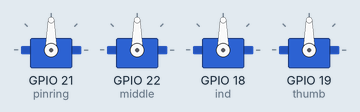
Simulated run of this sketch. Board: ESP32. Shown: 4 × servo. WiFi joins after 1.5 s; servers stay silent unless stated; what the sketch prints to the serial monitor is not drawn.

Above: at 1.6 s.
At 2.2 s:
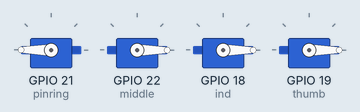
Timing chart, 0 to 3.7 s (numbered marks = the images above):
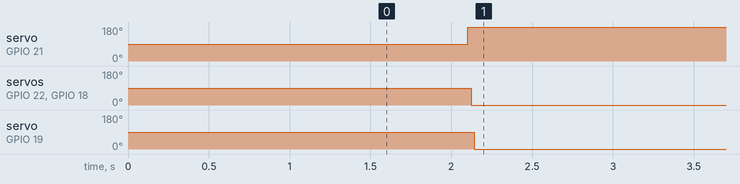

The sketch:

Proteza.ino
```cpp
// (licence header left out)
#include <WiFi.h>
#include <HTTPClient.h>

const char* ssid = "ESP32-Access-Point";
const char* password = "put-your-pswd-here";

//Your IP address or domain name with URL path
const char* serverNameemg1 = "http://192.168.4.1/emg1";
const char* serverNameemg2 = "http://192.168.4.1/emg2";
const char* serverNameemg3 = "http://192.168.4.1/emg3";

#include <Wire.h>


String EMG1;
String EMG2;
String EMG3;

unsigned long previousMillis = 0;
const long interval = 5;

#include <ESP32Servo.h>

Servo pinring, middle, ind, thumb;

int pos = 0, thumb_pos = 0;

int emg1min = 4095, emg2min = 4095, emg3min = 4095, emg1max = 0, emg2max = 0, emg3max = 0;
int emg1val, emg2val, emg3val;

#include <string>

void setup() {
  Serial.begin(115200);

  WiFi.begin(ssid, password);
  Serial.println("Connecting");
  while(WiFi.status() != WL_CONNECTED) {
    delay(500);
    Serial.print(".");
  }
  Serial.println("");
  Serial.print("Connected to WiFi network with IP Address: ");
  Serial.println(WiFi.localIP());

  pinring.attach(21);
  middle.attach(22);
  ind.attach(18);
  thumb.attach(19);
}

void loop() {
  unsigned long currentMillis = millis();

  if(currentMillis - previousMillis >= interval) {
     // Check WiFi connection status
    if(WiFi.status()== WL_CONNECTED ){
      EMG1 = httpGETRequest(serverNameemg1);
      EMG2 = httpGETRequest(serverNameemg2);
      EMG3 = httpGETRequest(serverNameemg3);
      Serial.println("emg1: " + EMG1 + " emg2:" + EMG2 + " emg3:" + EMG3);


      // save the last HTTP GET Request
      previousMillis = currentMillis;
    }
    else {
      Serial.println("WiFi Disconnected");
    }
  }

  emg1val = atoi(EMG1.c_str()); emg2val = atoi(EMG2.c_str()); emg3val = atoi(EMG3.c_str());


  if(emg1val < emg1min)  emg1min = emg1val;
  if(emg1val > emg1max)  emg1max = emg1val;
  if(emg2val < emg2min)  emg2min = emg2val;
  if(emg2val > emg2max)  emg2max = emg2val;
  if(emg3val < emg3min)  emg3min = emg3val;
  if(emg3val > emg3max)  emg3max = emg3val;

  if(emg2val > (emg2min+emg2max)/6) pos+=2;
  else pos-=2;

  if(pos < 0) pos = 0;
  else if(pos > 180)
  {
  pos = 180;
  }
  else if(pos > 40)  thumb_pos = pos - 40;

  Serial.println(pos);
  Serial.println(thumb_pos);

  pinring.write(180-pos);
  delay(10);
  middle.write(pos);
  delay(10);
  ind.write(pos);
  delay(10);
  thumb.write(thumb_pos);
  delay(10);
}

String httpGETRequest(const char* serverName) {
  HTTPClient http;

  // Your IP address with path or Domain name with URL path
  http.begin(serverName);

  // Send HTTP POST request
  int httpResponseCode = http.GET();

  String payload = "--";

  if (httpResponseCode>0) {
    //Serial.print("HTTP Response code: ");
    //Serial.println(httpResponseCode);
    payload = http.getString();
  }
  else {
    Serial.print("Error code: ");
    Serial.println(httpResponseCode);
  }

  // Free resources
  http.end();

  return payload;
}
```

Measured:
- by itself, servo on GPIO 21 (pinring): 90° → 180° at 2.1 s
- by itself, servo on GPIO 22 (middle), servo on GPIO 18 (ind), servo on GPIO 19 (thumb): 90° → 0° at 2.1 s
